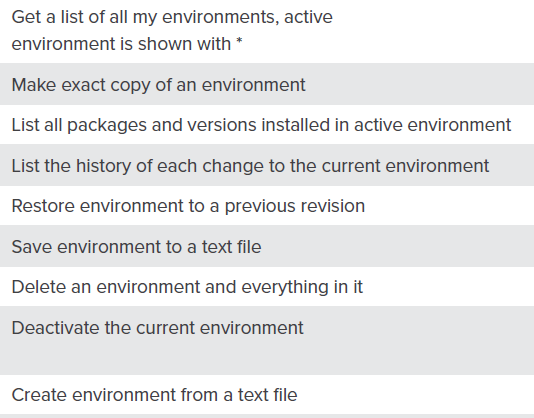
#> input picture lines.PNG, 534 x 418 px
$ python lineSeg.py
#> lines starting #> are read from the running program, lines starting #| are printed output that depends on the picture; after the words box and inside, x2 and y2 are one past the last pixel; in counts of white or black regions, pixels touching at a corner belong together
import cv2
import numpy as np
#import image

def segmentation():
    image = cv2.imread('lines.PNG')
#> image is the input picture: shape (418, 534, 3); mean B, G, R 234.4, 233.8, 233.3
    cv2.imshow('orig',image)
    cv2.waitKey(0)

    #grayscale
    gray = cv2.cvtColor(image,cv2.COLOR_BGR2GRAY)
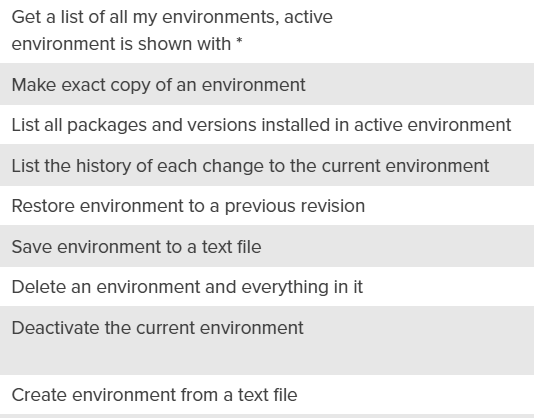
#> gray: shape (418, 534); min 65, max 255, mean 233.8
    cv2.imshow('gray',gray)
    cv2.waitKey(0)

    #binary
    ret,thresh = cv2.threshold(gray,127,255,cv2.THRESH_BINARY_INV)
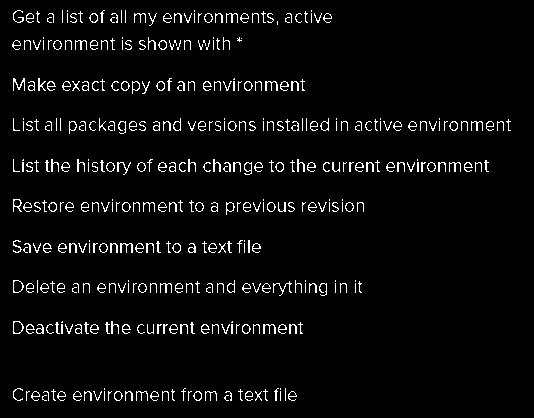
#> thresh: shape (418, 534); 4.2% white in thin lines or dots, all inside (x1, y1, x2, y2) = (12, 10, 511, 401)
    cv2.imshow('second',thresh)
    cv2.waitKey(0)

    #dilation
    kernel = np.ones((5,5), np.uint8)
    #kernel = np.ones((5,100), np.uint8)
    img_dilation = cv2.dilate(thresh, kernel, iterations=1)
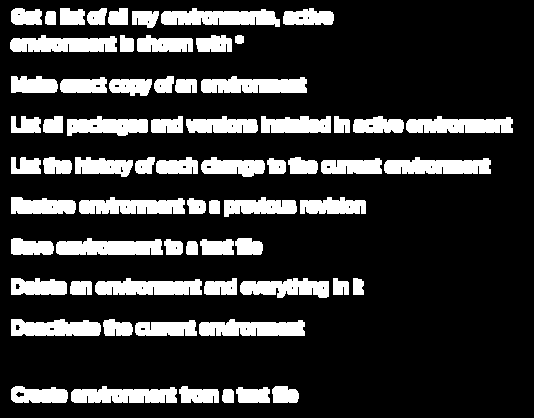
#> img_dilation: shape (418, 534); 20% white; 67 white regions
    cv2.imshow('dilated',img_dilation)
    cv2.waitKey(0)

    #find contours
    ctrs, hier = cv2.findContours(img_dilation.copy(), cv2.RETR_EXTERNAL, cv2.CHAIN_APPROX_SIMPLE)
#> ctrs = 67 contours; largest, box (x1, y1, x2, y2) and area: (161, 8, 280, 27) 1438, (56, 238, 163, 255) 1345, (384, 157, 491, 174) 1318, (201, 76, 307, 93) 1312, (199, 319, 305, 336) 1309

    #sort contours
    sorted_ctrs = sorted(ctrs, key=lambda ctr: cv2.boundingRect(ctr)[0])
#> sorted_ctrs has the same summary as ctrs

    for i, ctr in enumerate(sorted_ctrs):
        # Get bounding box
        x, y, w, h = cv2.boundingRect(ctr)

        # Getting ROI
        roi = image[y:y+h, x:x+w]
        fn = 'out_data/seg_no'+str(i)+'.png'
        cv2.imwrite(fn, roi)
        #cv2.waitKey(0)
        # show ROI
        #cv2.imshow('segment no:'+str(i),roi)
        cv2.rectangle(image,(x,y),( x + w, y + h ),(90,0,255),2)
#> this loop made 67 passes
#> (x, y, w, h, fn) on passes 1 to 12: (10, 35, 107, 17, 'out_data/seg_no0.png'), (11, 386, 57, 17, 'out_data/seg_no1.png'), (11, 319, 90, 17, 'out_data/seg_no2.png'), (11, 278, 56, 17, 'out_data/seg_no3.png'), (11, 238, 43, 17, 'out_data/seg_no4.png'), (11, 197, 65, 17, 'out_data/seg_no5.png'), (11, 157, 30, 17, 'out_data/seg_no6.png'), (11, 116, 30, 17, 'out_data/seg_no7.png'), (11, 76, 47, 17, 'out_data/seg_no8.png'), (11, 8, 31, 17, 'out_data/seg_no9.png'), (43, 157, 29, 17, 'out_data/seg_no10.png'), (43, 116, 20, 17, 'out_data/seg_no11.png')
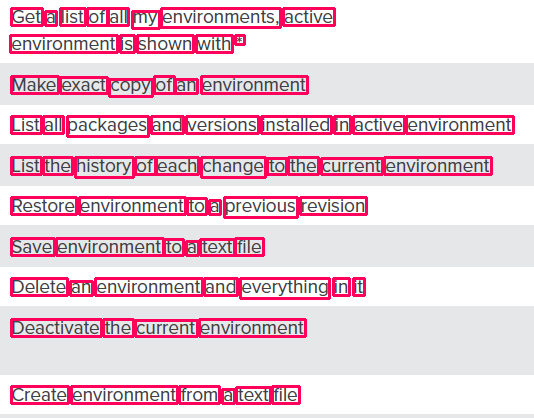
#> image: shape (418, 534, 3); 11.34% of pixels changed, all inside (x1, y1, x2, y2) = (9, 7, 515, 405)
        #cv2.waitKey(0)

    cv2.imshow('marked areas',image)
    sd = 'output.png'
    cv2.imwrite(sd,image)
    cv2.waitKey(0)

def main():
    segmentation()


main()
